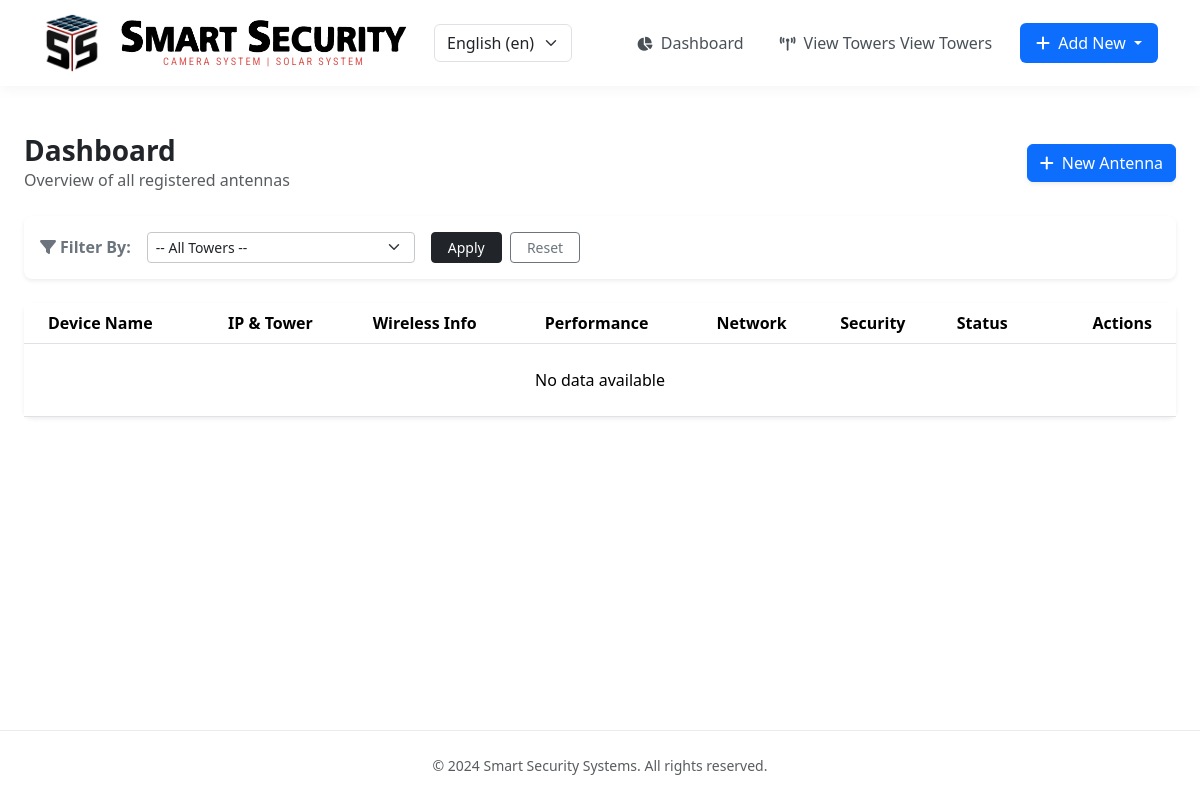
The app's page /en/dashboard/?tower_filter=3, older data.
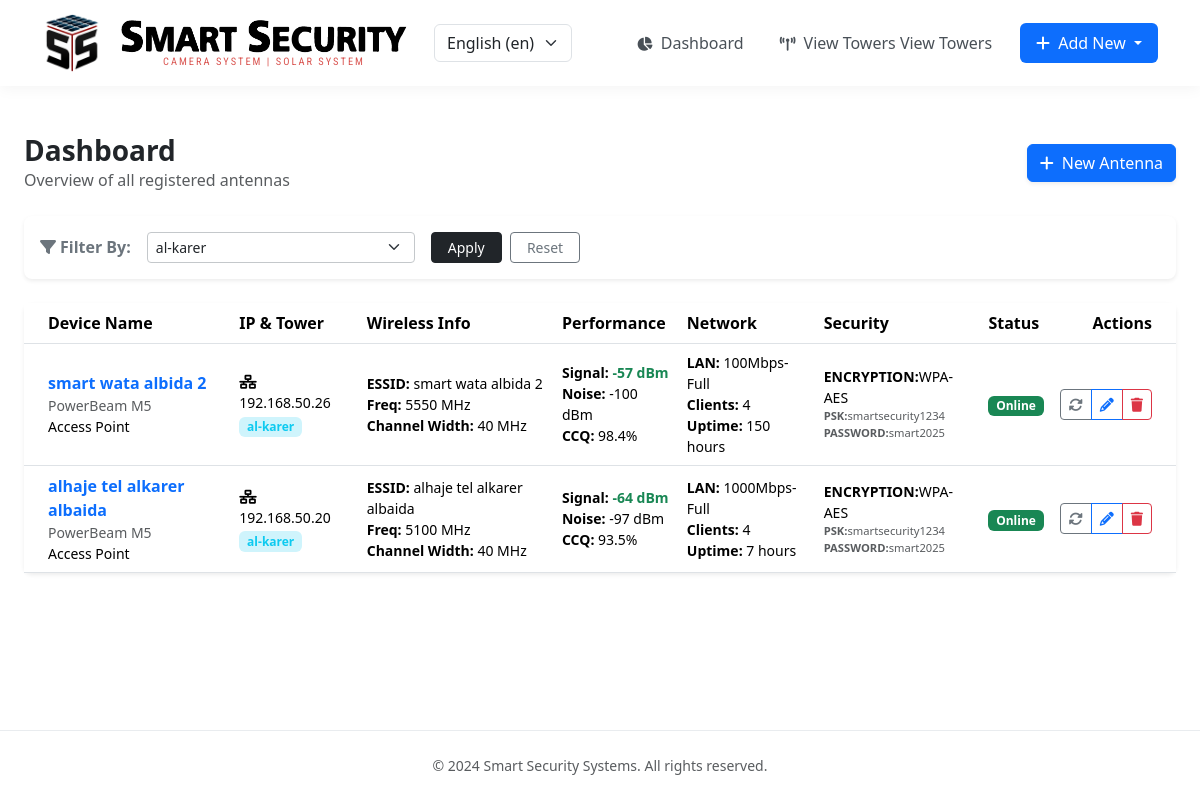
The same page, newer data.
### network_management_app/models.py (models this page shows, shortened)
class Antenna(models.Model):
    name_device = models.CharField(max_length=100)
    model_device = models.CharField(max_length=100)
    operation_mode = models.CharField(max_length=50)
    signal = models.CharField(max_length=50)
    noise = models.CharField(max_length=50)
    ccq = models.CharField(max_length=50)
    lan_speed = models.CharField(max_length=50)
    number_of_clients = models.IntegerField()
    uptime_hours = models.CharField(max_length=50)
    essid = models.CharField(max_length=100)
    frequency = models.CharField(max_length=50)
    channel_width = models.CharField(max_length=50)
    distance = models.CharField(max_length=50)
    encryption = models.CharField(max_length=50)
    psk = models.CharField(max_length=100)
    status = models.CharField(max_length=20)
    ip_address = models.GenericIPAddressField()
    password = models.CharField(max_length=100)
    tower = models.ForeignKey('Tower', on_delete=models.CASCADE, related_name='antennas', null=True, blank=True)

class Tower(models.Model):
    name_tower = models.CharField(max_length=100)

### network_management_app/views.py (the view)
# urls.py: path('dashboard/', views.dashboard, name='dashboard'),
def dashboard(request):
    towers = Tower.objects.all()
    tower_id = request.GET.get('tower_filter')
    if tower_id:
        antennas = Antenna.objects.filter(tower__id=tower_id)
    else:
        antennas = Antenna.objects.all()
    return render(request, 'network_management_app/dashboard.html', {'antennas': antennas, 'towers': towers})

### network_management_app/templates/network_management_app/dashboard.html (shortened to what the changed rows need)
{% extends 'basic.html' %}
{% load i18n %}
{% block content %}
<div class="container-fluid px-4 mt-4">
    <div class="d-flex justify-content-between align-items-center mb-4">
        <div>
            <h1 class="h3 text-dark fw-bold mb-0">{% trans 'Dashboard' %}</h1>
        </div>
    </div>
    <div class="card border-0 shadow-sm mb-4 rounded-3">
        <div class="card-body py-3">
            <form method="GET" class="row g-3 align-items-center">
                <div class="col-md-4 col-lg-3">
                    <select name="tower_filter" id="tower_filter" class="form-select form-select-sm border-secondary-subtle">
                        <option value="">{% trans '-- All Towers --' %} </option>
                        {% for tower in towers %}
                            <option value="{{ tower.id }}" {% if request.GET.tower_filter == tower.id|stringformat:"i" %}selected{% endif %}>
                                {{ tower.name_tower }}
                            </option>
                        {% endfor %}
                    </select>
                </div>
            </form>
        </div>
    </div>
    <div class="card border-0 shadow-sm rounded-3">
    <div class="table-responsive">
        <table class="table table-hover align-middle mb-0">
            <thead class="bg-light">
                <tr>
                    <th class="ps-4">{% trans 'Device Name' %}</th>
                    <th>{% trans 'IP & Tower' %}</th>
                    <th>{% trans 'Wireless Info' %}</th>
                    <th>{% trans 'Performance' %}</th>
                    <th>{% trans 'Network' %}</th>
                    <th>{% trans 'Security' %}</th>
                    <th>{% trans 'Status' %}</th>
                    <th class="text-end pe-4">{% trans 'Actions' %}</th>
                </tr>
            </thead>
            <tbody>
                {% for antenna in antennas %}
                <tr class="antenna-row" data-id="{{ antenna.id }}">
                    <td class="ps-4">
                        <div class="fw-bold text-primary">{{ antenna.name_device }}</div>
                        <div class="small text-muted">{{ antenna.model_device }}</div>
                        <div class="small">{{ antenna.operation_mode }}</div>
                    </td>
                    <td>
                        <div class="small"><i class="fas fa-network-wired me-1"></i> {{ antenna.ip_address }}</div>
                        <div class="badge bg-info-subtle text-info small">{{ antenna.tower.name_tower }}</div>
                    </td>
                    <td>
                        <div class="small"><b>ESSID:</b> {{ antenna.essid }}</div>
                        <div class="small"><b>Freq:</b> {{ antenna.frequency }}</div>
                        <div class="small"><b>Channel Width:</b> {{ antenna.channel_width }}</div>
                    </td>
                    <td>
                        <div class="small"><b>Signal:</b> <span class="live-signal text-success fw-bold">{{ antenna.signal }}</span></div>
                        <div class="small"><b>Noise:</b> {{ antenna.noise }}</div>
                        <div class="small"><b>CCQ:</b> <span class="live-ccq">{{ antenna.ccq }}</span></div>
                    </td>
                    <td>
                        <div class="small"><b>LAN:</b> {{ antenna.lan_speed }}</div>
                        <div class="small"><b>Clients:</b> <span class="live-clients">{{ antenna.number_of_clients }}</span></div>
                        <div class="small"><b>Uptime:</b> {{ antenna.uptime_hours }}</div>
                    </td>
                    <td>
                        <div class="small text-uppercase"><b>ENCRYPTION:</b>{{ antenna.encryption }}</div>
                        <div class="small text-muted" style="font-size: 0.7rem;"><b>PSK:</b>{{ antenna.psk }}</div>
                        <div class="small text-muted" style="font-size: 0.7rem;"><b>PASSWORD:</b>{{ antenna.password }}</div>
                    </td>
                    <td>
                        <span class="live-status badge {% if antenna.status == 'Online' %}bg-success{% else %}bg-danger{% endif %}">
                            {{ antenna.status }}
                        </span>
                    </td>
                    <td class="text-end pe-4">
                        <div class="btn-group">
                            <button class="btn btn-sm btn-outline-secondary refresh-btn" onclick="updateAntennaRow({{ antenna.id }})">
                                <i class="fas fa-sync-alt"></i>
                            </button>
                            <a href="{% url 'edit' antenna.id %}" class="btn btn-sm btn-outline-primary"><i class="fas fa-pencil-alt"></i></a>
                            <a href="{% url 'delete' antenna.id %}" class="btn btn-sm btn-outline-danger" onclick="return confirm('Are you sure?')"><i class="fas fa-trash"></i></a>
                        </div>
                    </td>
                </tr>
                {% empty %}
                <tr><td colspan="8" class="text-center py-4">{% trans 'No data available' %}</td></tr>
                {% endfor %}
            </tbody>
        </table>
    </div>
    </div>
</div>
{% endblock content %}

Row changes from the older to the newer data that the page shows:
added Antenna: name_device "smart wata albida 2", model_device "PowerBeam M5", operation_mode "Access Point", ip_address "192.168.50.26", tower.name_tower "al-karer", essid "smart wata albida 2", frequency "5550 MHz", channel_width "40 MHz", signal "-57 dBm", noise "-100 dBm", ccq "98.4%", lan_speed "100Mbps-Full", number_of_clients "4", uptime_hours "150 hours", encryption "WPA-AES", psk "smartsecurity1234", password "smart2025", status "Online"
added Antenna: name_device "alhaje tel alkarer albaida", model_device "PowerBeam M5", operation_mode "Access Point", ip_address "192.168.50.20", tower.name_tower "al-karer", essid "alhaje tel alkarer albaida", frequency "5100 MHz", channel_width "40 MHz", signal "-64 dBm", noise "-97 dBm", ccq "93.5%", lan_speed "1000Mbps-Full", number_of_clients "4", uptime_hours "7 hours", encryption "WPA-AES", psk "smartsecurity1234", password "smart2025", status "Online"
Text that changed along with them:
form field tower_filter: "-- All Towers --" → "al-karer"
text no longer shown: "No data available"
